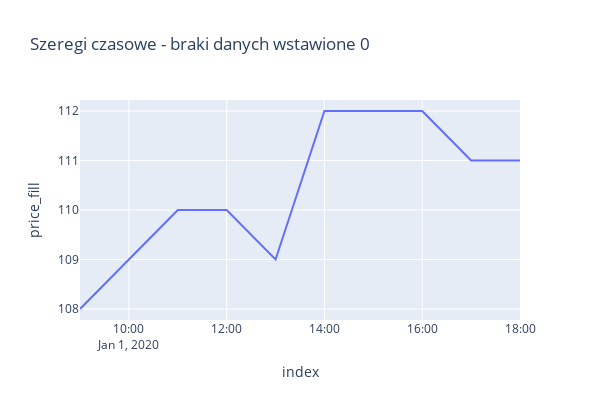

Notebook code for this chart:
### Code cell
df_plotly = df.reset_index()
df_plotly['price_fill'] = df_plotly['price'].fillna(method='bfill')
px.line(df_plotly, 'index', 'price_fill', width=600,height=400,
        title = "Szeregi czasowe - braki danych wstawione 0")

### Figure 1 — Plotly figure (JSON) as saved in the notebook; plotly's stock layout.template omitted (floating-point values rounded to 4 significant figures)
{"data": [{"hovertemplate": "index=%{x}<br>price_fill=%{y}<extra></extra>", "legendgroup": "", "line": {"color": "#636efa", "dash": "solid"}, "marker": {"symbol": "circle"}, "mode": "lines", "name": "", "orientation": "v", "showlegend": false, "type": "scatter", "x": ["2020-01-01T09:00:00", "2020-01-01T10:00:00", "2020-01-01T11:00:00", "2020-01-01T12:00:00", "2020-01-01T13:00:00", "2020-01-01T14:00:00", "2020-01-01T15:00:00", "2020-01-01T16:00:00", "2020-01-01T17:00:00", "2020-01-01T18:00:00"], "xaxis": "x", "y": [108, 109, 110, 110, 109, 112, 112, 112, 111, 111], "yaxis": "y"}], "layout": {"height": 400, "legend": {"tracegroupgap": 0}, "title": {"text": "Szeregi czasowe - braki danych wstawione 0"}, "width": 600, "xaxis": {"anchor": "y", "domain": [0, 1], "title": {"text": "index"}}, "yaxis": {"anchor": "x", "domain": [0, 1], "title": {"text": "price_fill"}}}}
